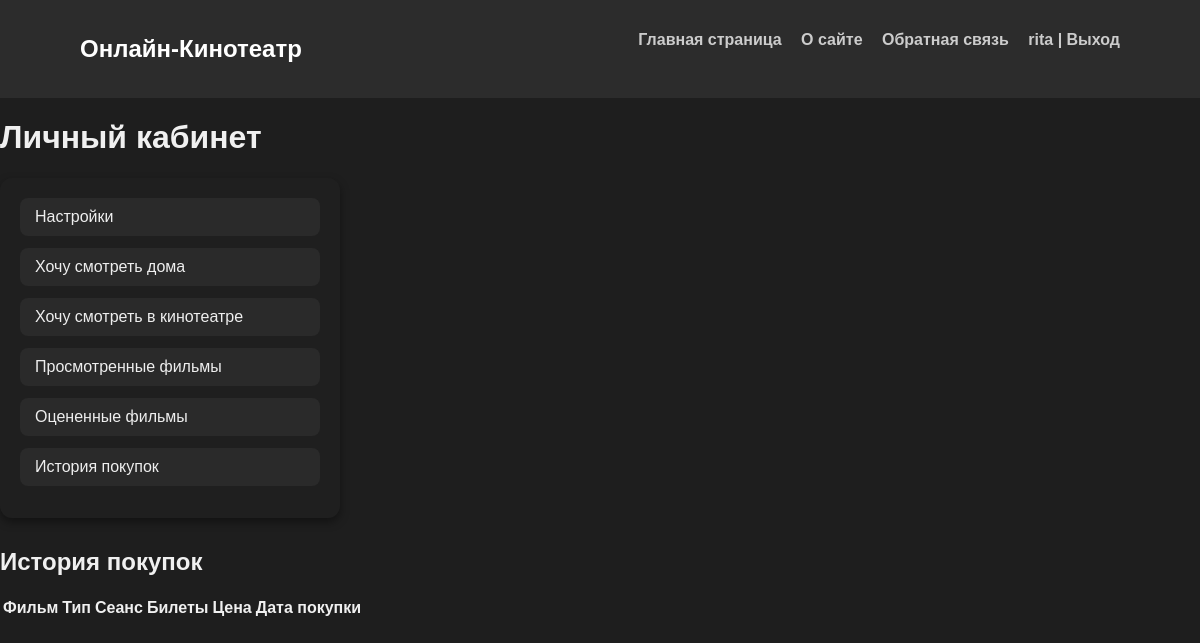
Page /users/purchases/ (signed in) on the earlier database version.
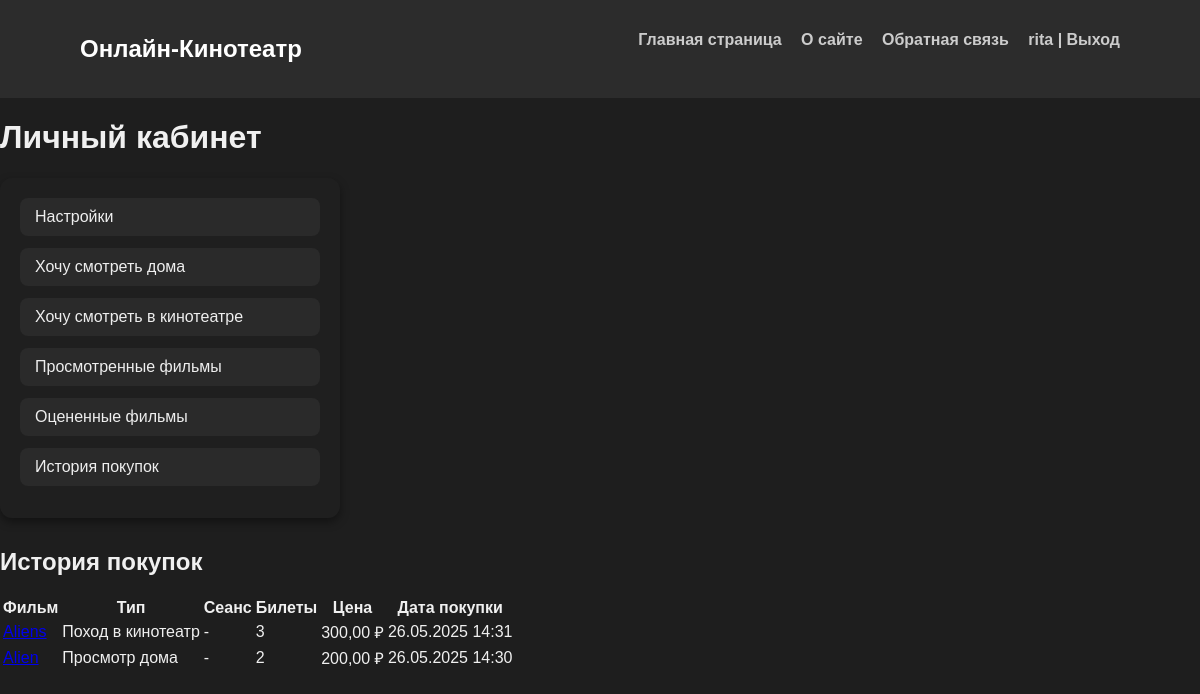
Same page on the later database version.
### users/models.py (models this page shows)
class Purchase(models.Model):
    PURCHASE_TYPE_CHOICES = [
        ('home', 'Просмотр дома'),
        ('cinema', 'Поход в кинотеатр'),
    ]
    user = models.ForeignKey(User, on_delete=models.CASCADE)
    movie = models.ForeignKey('first.Movie', on_delete=models.CASCADE)
    purchase_type = models.CharField(max_length=10, choices=PURCHASE_TYPE_CHOICES)
    quantity = models.PositiveIntegerField(default=1)
    price_per_ticket = models.DecimalField(max_digits=6, decimal_places=2)
    purchased_at = models.DateTimeField(auto_now_add=True)
    session_time = models.DateTimeField(null=True, blank=True)  # Только для кино
    def total_price(self):
        return self.quantity * self.price_per_ticket
    class Meta:
        ordering = ['-purchased_at']

### users/views.py (the view)
# urls.py: path('purchases/', views.purchase_history, name='dashboard_purchases'),
@login_required
def purchase_history(request):
    purchases = Purchase.objects.filter(user=request.user).select_related('movie')
    return render(request, 'users/purchase_history.html', {'purchases': purchases})

### users/context_processor.py (called while the page is built)
def get_menu(request):
    menu = [
        {'title': "Главная страница", 'url_name': 'movie_list'},
        {'title': "О сайте", 'url_name': 'about'},
        {'title': "Обратная связь", 'url_name': 'contact'},
    ]
    return {'mainmenu': menu}

### users/templates/users/purchase_history.html
{% extends 'profile.html' %}
{% block dashboard_content %}
<h2>История покупок</h2>
<table class="purchase-table">
<tr>
    <th>Фильм</th>
    <th>Тип</th>
    <th>Сеанс</th>
    <th>Билеты</th>
    <th>Цена</th>
    <th>Дата покупки</th>
</tr>
{% for item in purchases %}
<tr>
    <td><a href="{% url 'movie_detail' item.movie.id %}">{{ item.movie.title }}</a></td>
    <td>{{ item.get_purchase_type_display }}</td>
    <td>{% if item.session_time %}{{ item.session_time|date:"d.m.Y H:i" }}{% else %}-{% endif %}</td>
    <td>{{ item.quantity }}</td>
    <td>{{ item.total_price }} ₽</td>
    <td>{{ item.purchased_at|date:"d.m.Y H:i" }}</td>
</tr>
{% endfor %}
</table>
{% endblock %}

### templates/profile.html
{% extends "base.html" %}
{% block content %}
<h1>Личный кабинет</h1>
<div class="dashboard-menu">
    <ul>
        <li><a href="#">Настройки </a></li>
        <li><a href="{% url 'users:dashboard_wishlist' type='home' %}">Хочу смотреть дома</a></li>
        <li><a href="{% url 'users:dashboard_wishlist' type='cinema' %}">Хочу смотреть в кинотеатре</a></li>
        <li><a href="{% url 'users:dashboard_watched' %}">Просмотренные фильмы</a></li>
        <li><a href="{% url 'users:dashboard_rated' %}">Оцененные фильмы</a></li>
        <li><a href="{% url 'users:dashboard_purchases' %}">История покупок</a></li>
    </ul>
</div>
{% block dashboard_content %}
{% endblock dashboard_content %}
{% endblock content %}

### templates/base.html (shortened to what this page needs)
{% load static %}
<!DOCTYPE html>
<html lang="en">
<head>
    <link rel="stylesheet" href="{% static 'first/css/styles.css' %}">
</head>
<body>
    <nav class="navbar">
        <div class="container">
            <h1>Онлайн-Кинотеатр</h1>
            <ul class="nav-links">
                {% for item in mainmenu %}
                    <li><a href="{% url item.url_name %}"> {{ item.title }} </a></li>
                {% endfor %}
                {% if user.is_authenticated %}
                <li class='last'><a href="{% url 'users:profile' %}">{{ user.username }} | <a href="{% url 'users:logout' %}">Выход</a></li>
                {% else %}
                <li class='last'><a href="{% url 'users:login' %}">Вход</a> | <a href='{% url "users:register" %}'>Регистрация</a></li>
                {% endif %}
            </ul>
        </div>
    </nav>
    <main>
        {% block content %}
        {% endblock %}
    </main>
</body>
</html>

### first/static/first/css/styles.css (style rules this page uses)
body { margin: 0; background-color: #1e1e1e; color: #f0f0f0; font-family: Arial, sans-serif; }
.container { width: 90%; max-width: 1200px; margin: auto; }
.navbar { background-color: #2c2c2c; padding: 15px 0; }
.navbar h1 { color: #ffffff; display: inline-block; margin-left: 20px; }
.nav-links { float: right; margin-right: 20px; list-style: none; }
.nav-links li { display: inline-block; margin-left: 15px; }
.nav-links a { color: #ccc; text-decoration: none; font-weight: bold; }
.dashboard-menu { background-color: #1f1f1f; padding: 20px; border-radius: 12px; box-shadow: 0 4px 10px rgba(0, 0, 0, 0.4); max-width: 300px; margin-bottom: 30px; }
.dashboard-menu ul { list-style: none; padding: 0; margin: 0; }
.dashboard-menu ul li { margin-bottom: 12px; }
.dashboard-menu ul li a { display: block; padding: 10px 15px; border-radius: 8px; color: #eee; background-color: #2a2a2a; text-decoration: none; font-weight: 500; transition: background-color 0.3s ease, color 0.3s ease; }

Differences in the rows shown:
added Purchase: purchase_type "Поход в кинотеатр", quantity "3", total_price "300,00", purchased_at "26.05.2025 14:31"
added Purchase: purchase_type "Просмотр дома", quantity "2", total_price "200,00", purchased_at "26.05.2025 14:30"
